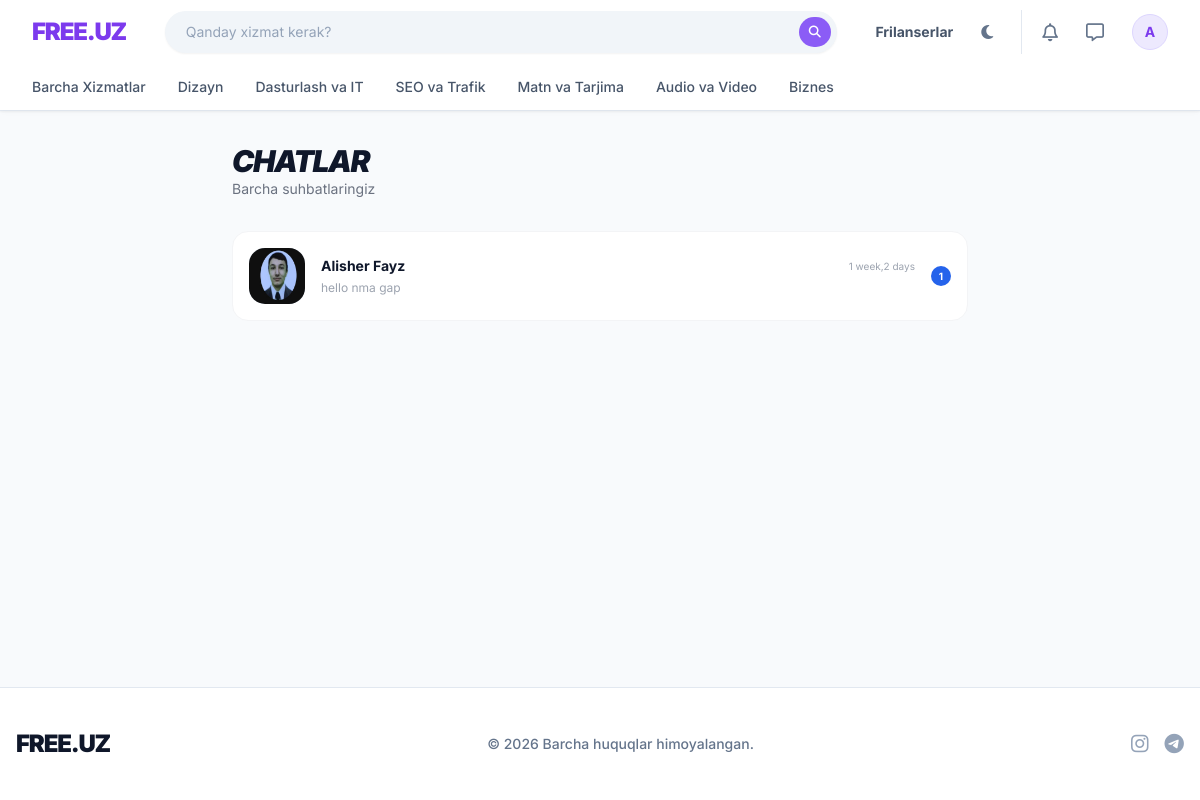
The app's page /chats/ (signed in) with its own data.
### Client/models.py (models this page shows, shortened)
class User(AbstractUser):
    ROLE_CLIENT    = 'client'
    ROLE_DEVELOPER = 'developer'
    ROLE_ADMIN     = 'admin'
    ROLE_CHOICES   = [
        (ROLE_CLIENT,    'Mijoz'),
        (ROLE_DEVELOPER, 'Dasturchi'),
        (ROLE_ADMIN,     'Admin'),
    ]
    email         = models.EmailField(unique=True, verbose_name='Email')
    role          = models.CharField(max_length=20, choices=ROLE_CHOICES, default=ROLE_CLIENT)
    avatar        = models.ImageField(upload_to='avatars/', blank=True, null=True)
    phone         = models.CharField(max_length=20, blank=True, null=True)
    company       = models.CharField(max_length=200, blank=True, null=True)
    bio           = models.TextField(max_length=1000, blank=True, null=True)
    portfolio_url = models.URLField(blank=True, null=True)
    skills        = models.JSONField(default=list, blank=True, null=True)
    contact_public = models.BooleanField(default=True)
    is_verified   = models.BooleanField(default=False)
    is_blocked    = models.BooleanField(default=False)
    block_reason  = models.TextField(blank=True, null=True)
    created_at    = models.DateTimeField(auto_now_add=True)
    updated_at    = models.DateTimeField(auto_now=True)
    USERNAME_FIELD  = 'email'
    REQUIRED_FIELDS = ['username', 'first_name', 'last_name']
    class Meta:
        verbose_name = 'Foydalanuvchi'
        verbose_name_plural = 'Foydalanuvchilar'

class ChatRoom(models.Model):
    order       = models.OneToOneField(Order, on_delete=models.CASCADE, related_name='chatroom', blank=True, null=True)
    participant1 = models.ForeignKey(User, on_delete=models.CASCADE, related_name='chatrooms_as_p1', blank=True, null=True)
    participant2 = models.ForeignKey(User, on_delete=models.CASCADE, related_name='chatrooms_as_p2', blank=True, null=True)
    created_at  = models.DateTimeField(auto_now_add=True)
    class Meta:
        verbose_name = 'Chat xonasi'
        verbose_name_plural = 'Chat xonalari'

class Message(models.Model):
    room       = models.ForeignKey(ChatRoom, on_delete=models.CASCADE, related_name='messages')
    sender     = models.ForeignKey(User, on_delete=models.CASCADE, related_name='sent_messages')
    text       = models.TextField(max_length=3000, blank=True, null=True)
    file       = models.FileField(upload_to='chat_files/', blank=True, null=True)
    is_read    = models.BooleanField(default=False)
    created_at = models.DateTimeField(auto_now_add=True)
    class Meta:
        verbose_name = 'Xabar'
        verbose_name_plural = 'Xabarlar'
        ordering = ['created_at']

### Client/views.py (the view)
# urls.py: path('chats/',                            views.ChatListView.as_view(),         name='chat_list'),
class ChatListView(View):
    def get(self, request):
        if not request.user.is_authenticated:
            return redirect('client:login')
        rooms = ChatRoom.objects.filter(
            Q(participant1=request.user) | Q(participant2=request.user)
        ).order_by('-created_at')
        rooms_data = []
        for room in rooms:
            other = room.participant2 if room.participant1 == request.user else room.participant1
            last_msg = room.messages.last()
            unread = room.messages.filter(is_read=False).exclude(sender=request.user).count()
            rooms_data.append({
                'room': room,
                'other': other,
                'last_msg': last_msg,
                'unread': unread,
            })
        return render(request, 'chat/chat_list.html', {'rooms_data': rooms_data})

### templates/chat/chat_list.html (shortened to what this page needs)
{% extends 'base.html' %}
{% block content %}
<div class="py-8 max-w-3xl mx-auto px-4">
    <div class="flex items-center justify-between mb-8">
        <div>
            <h1 class="text-3xl font-black italic uppercase tracking-tighter">Chatlar</h1>
            <p class="text-gray-500 dark:text-gray-400 text-sm">Barcha suhbatlaringiz</p>
        </div>
    </div>
    <div class="space-y-3">
        {% for item in rooms_data %}
        <a href="{% url 'client:direct_chat' item.other.username %}"
           class="flex items-center gap-4 bg-white dark:bg-gray-800 rounded-2xl p-4 border border-gray-100 dark:border-gray-700 hover:shadow-md transition group">
            <div class="w-14 h-14 rounded-2xl bg-blue-100 dark:bg-gray-700 flex items-center justify-center text-xl font-bold text-blue-600 flex-shrink-0 overflow-hidden">
                {% if item.other.avatar %}
                    <img src="{{ item.other.avatar.url }}" class="w-full h-full object-cover">
                {% else %}
                    {{ item.other.username|first|upper }}
                {% endif %}
            </div>
            <div class="flex-1 min-w-0">
                <div class="flex justify-between items-center mb-1">
                    <h4 class="font-bold text-sm group-hover:text-blue-600 transition">
                        {{ item.other.get_full_name|default:item.other.username }}
                    </h4>
                    <span class="text-[10px] text-gray-400">
                        {% if item.last_msg %}{{ item.last_msg.created_at|timesince }}{% endif %}
                    </span>
                </div>
                <p class="text-xs text-gray-400 truncate">
                    {{ item.last_msg.text|default:"Xabar yo'q" }}
                </p>
            </div>
            {% if item.unread %}
            <span class="w-5 h-5 bg-blue-600 text-white text-[10px] font-bold rounded-full flex items-center justify-center flex-shrink-0">
                {{ item.unread }}
            </span>
            {% endif %}
        </a>
        {% endfor %}
    </div>
</div>
{% endblock %}

### templates/base.html (shortened to what this page needs)
{% load static %}
<!DOCTYPE html>
<html lang="uz" class="light">
<head>
    <script src="https://cdn.tailwindcss.com"></script>
    <link rel="stylesheet" href="https://cdnjs.cloudflare.com/ajax/libs/font-awesome/6.4.0/css/all.min.css">
</head>
<body class="bg-slate-50 dark:bg-darkbg text-slate-900 dark:text-slate-200 transition-colors duration-300 flex flex-col min-h-screen">
    <header class="bg-white dark:bg-darkcard border-b border-slate-200 dark:border-slate-800 sticky top-0 z-50 shadow-sm">
        <div class="max-w-7xl mx-auto px-4 sm:px-6 lg:px-8">
            <div class="flex justify-between h-16 items-center gap-4">
                <a href="/" class="text-2xl font-[900] text-primary-600 dark:text-primary-400 tracking-tighter flex-shrink-0">FREE.UZ</a>
                <div class="flex-1 max-w-2xl hidden md:block">
                    <form action="{% url 'client:service_list' %}" method="get" class="relative group">
                        <input type="text" name="q" placeholder="Qanday xizmat kerak?"
                               class="w-full bg-slate-100 dark:bg-black/50 border border-transparent dark:border-slate-700/50 text-sm rounded-full pl-5 pr-12 py-2.5 outline-none focus:border-primary-500 focus:bg-white dark:focus:bg-black transition-all shadow-sm placeholder-slate-400 dark:placeholder-slate-500">
                        <button type="submit" class="absolute right-1.5 top-1.5 bottom-1.5 w-8 flex items-center justify-center bg-primary-500 hover:bg-primary-600 text-white rounded-full transition-colors">
                            <i class="fa-solid fa-search text-xs"></i>
                        </button>
                    </form>
                </div>
                <div class="flex items-center gap-3 md:gap-5 flex-shrink-0">
                    <a href="{% url 'client:developer_list' %}" class="hidden lg:block text-slate-600 dark:text-slate-300 hover:text-primary-600 dark:hover:text-primary-400 text-sm font-bold transition-colors">Frilanserlar</a>
                    <button id="theme-toggle" class="p-2 text-slate-500 hover:bg-slate-100 dark:hover:bg-slate-800 rounded-full transition-colors">
                        <i id="theme-toggle-dark-icon" class="hidden fa-solid fa-moon"></i>
                    </button>
                    {% if user.is_authenticated %}
                        <div class="flex items-center gap-3 border-l pl-3 border-slate-200 dark:border-slate-700">
                            <a href="{% url 'client:notifications' %}" class="p-2 text-slate-500 hover:text-primary-500 relative transition-colors">
                                <i class="fa-regular fa-bell text-lg"></i>
                            </a>
                            <a href="{% url 'client:chat_list' %}" class="p-2 text-slate-500 hover:text-primary-500 relative transition-colors hidden sm:block">
                                <i class="fa-regular fa-message text-lg"></i>
                            </a>
                            <div class="relative group ml-2">
                                <a href="{% url 'client:profile_detail' user.username %}" class="flex items-center gap-2 cursor-pointer">
                                    {% if user.avatar %}
                                        <img src="{{ user.avatar.url }}" class="w-9 h-9 rounded-full object-cover border border-slate-200 dark:border-slate-700">
                                    {% else %}
                                        <div class="w-9 h-9 rounded-full bg-primary-100 dark:bg-primary-900/30 text-primary-600 dark:text-primary-400 flex items-center justify-center font-bold text-sm border border-primary-200 dark:border-primary-800">
                                            {{ user.username|first|upper }}
                                        </div>
                                    {% endif %}
                                </a>
                            </div>
                        </div>
                    {% endif %}
                </div>
            </div>
        </div>
        <div class="border-t border-slate-100 dark:border-slate-800/50 hidden md:block border-b border-transparent shadow-[0_4px_6px_-1px_rgba(0,0,0,0.02)]">
            <div class="max-w-7xl mx-auto px-4 sm:px-6 lg:px-8">
                <ul class="flex space-x-8 overflow-x-auto py-3 text-sm font-medium text-slate-600 dark:text-slate-400">
                    <li><a href="{% url 'client:service_list' %}" class="hover:text-primary-600 dark:hover:text-primary-400 whitespace-nowrap transition-colors">Barcha Xizmatlar</a></li>
                    <li><a href="{% url 'client:service_list' %}?category=dizayn" class="hover:text-primary-600 dark:hover:text-primary-400 whitespace-nowrap transition-colors">Dizayn</a></li>
                    <li><a href="{% url 'client:service_list' %}?category=dasturlash" class="hover:text-primary-600 dark:hover:text-primary-400 whitespace-nowrap transition-colors">Dasturlash va IT</a></li>
                    <li><a href="{% url 'client:service_list' %}?category=seo" class="hover:text-primary-600 dark:hover:text-primary-400 whitespace-nowrap transition-colors">SEO va Trafik</a></li>
                    <li><a href="{% url 'client:service_list' %}?category=matn" class="hover:text-primary-600 dark:hover:text-primary-400 whitespace-nowrap transition-colors">Matn va Tarjima</a></li>
                    <li><a href="{% url 'client:service_list' %}?category=audio" class="hover:text-primary-600 dark:hover:text-primary-400 whitespace-nowrap transition-colors">Audio va Video</a></li>
                    <li><a href="{% url 'client:service_list' %}?category=biznes" class="hover:text-primary-600 dark:hover:text-primary-400 whitespace-nowrap transition-colors">Biznes</a></li>
                </ul>
            </div>
        </div>
    </header>
    <main class="flex-1 max-w-7xl mx-auto w-full px-4 sm:px-6 lg:px-8">
        {% block content %}{% endblock %}
    </main>
    <footer class="bg-white dark:bg-darkcard border-t border-slate-200 dark:border-slate-800 py-10 mt-auto">
        <div class="max-w-7xl mx-auto px-4 flex flex-col md:flex-row items-center justify-between gap-4">
            <div class="text-2xl font-[900] text-slate-900 dark:text-white tracking-tighter">FREE.UZ</div>
            <p class="text-slate-500 dark:text-slate-400 text-sm font-medium">© 2026 Barcha huquqlar himoyalangan.</p>
            <div class="flex items-center gap-4 text-slate-400">
                <a href="#" class="hover:text-primary-500 transition-colors"><i class="fa-brands fa-instagram text-xl"></i></a>
                <a href="#" class="hover:text-primary-500 transition-colors"><i class="fa-brands fa-telegram text-xl"></i></a>
            </div>
        </div>
    </footer>
</body>
</html>

### templates/base.html (style rules this page uses)
body { font-family: 'Inter', sans-serif; -webkit-font-smoothing: antialiased; }

### records on screen
User: username|first "A"
ChatRoom: other.avatar (picture), other.get_full_name "Alisher Fayz", last_msg.created_at "1 week,2 days", last_msg.text "hello nma gap", unread "1"
